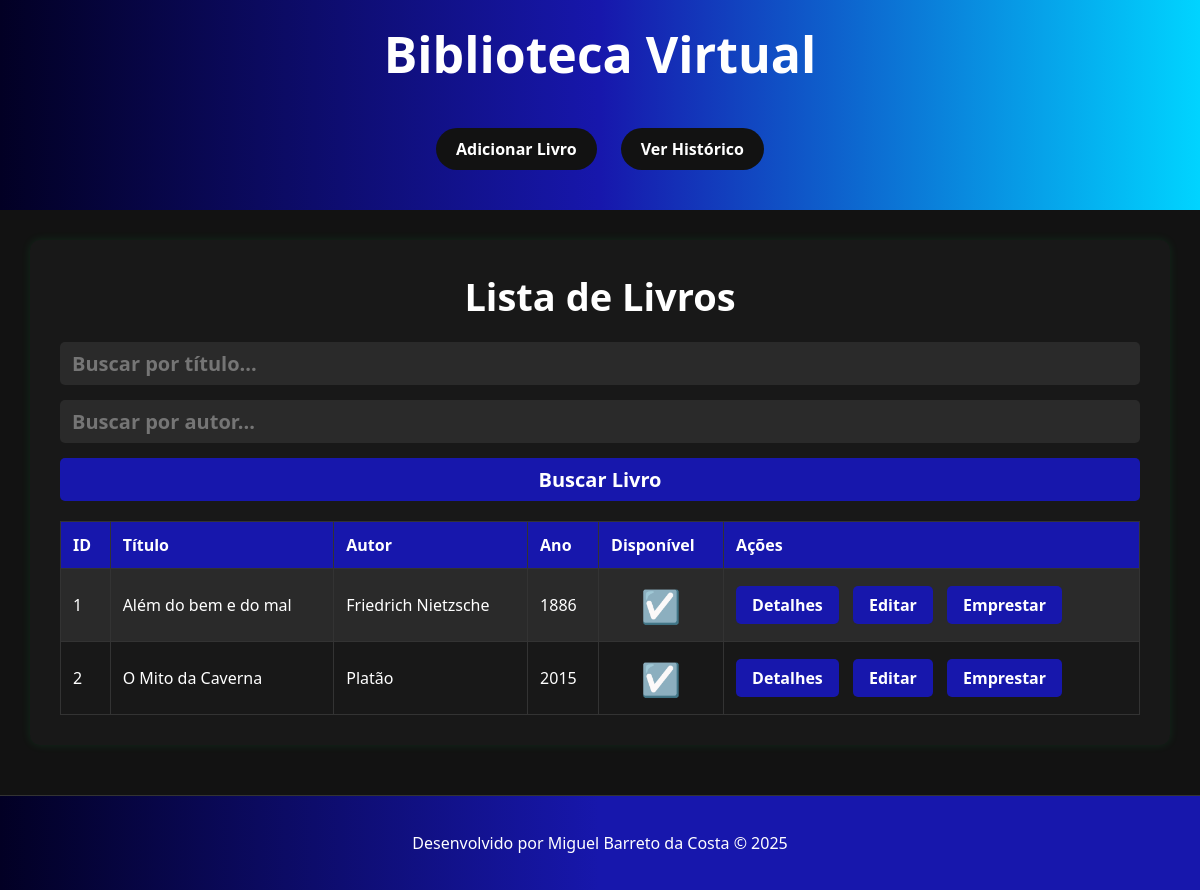
The app's page /, older data.
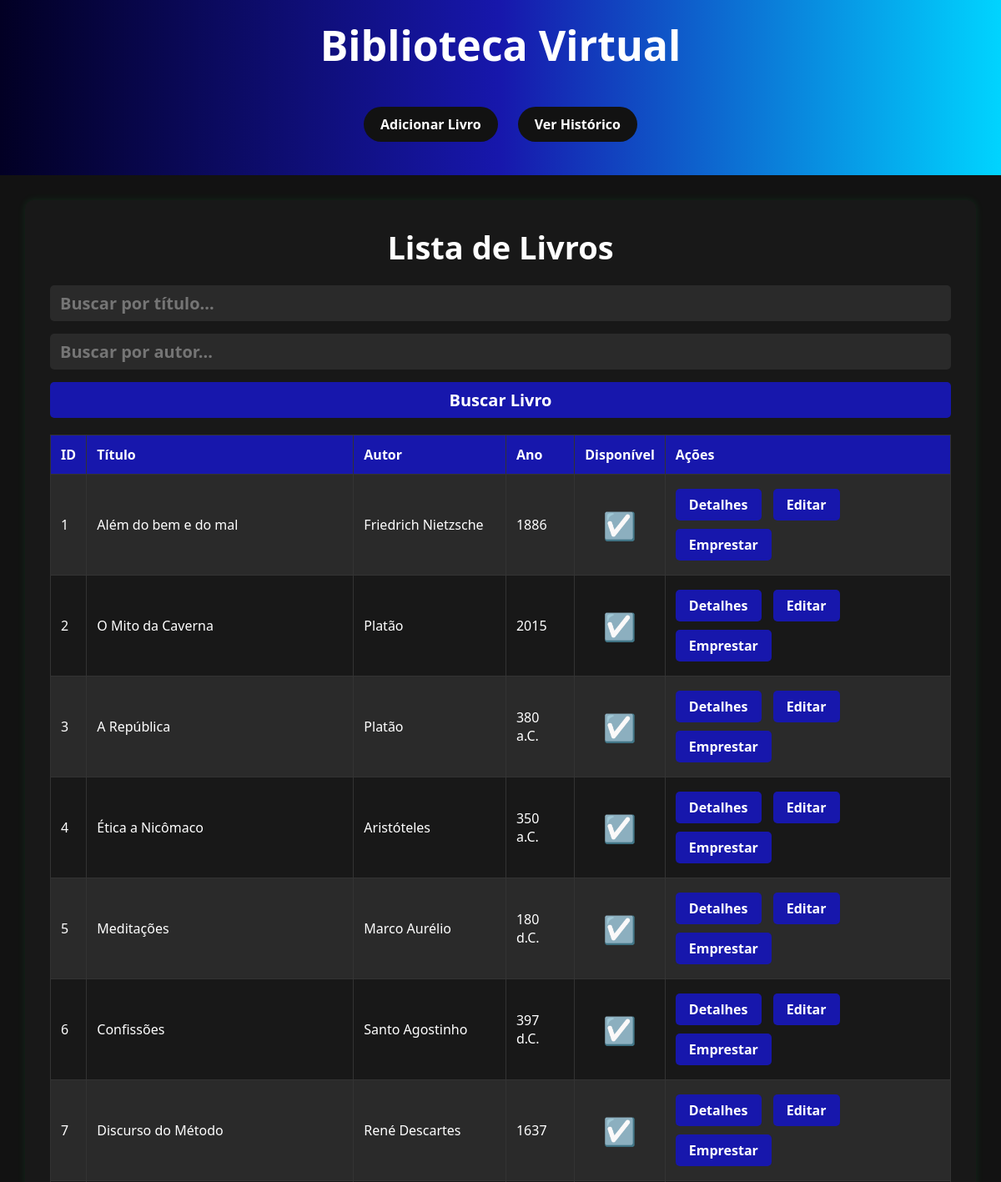
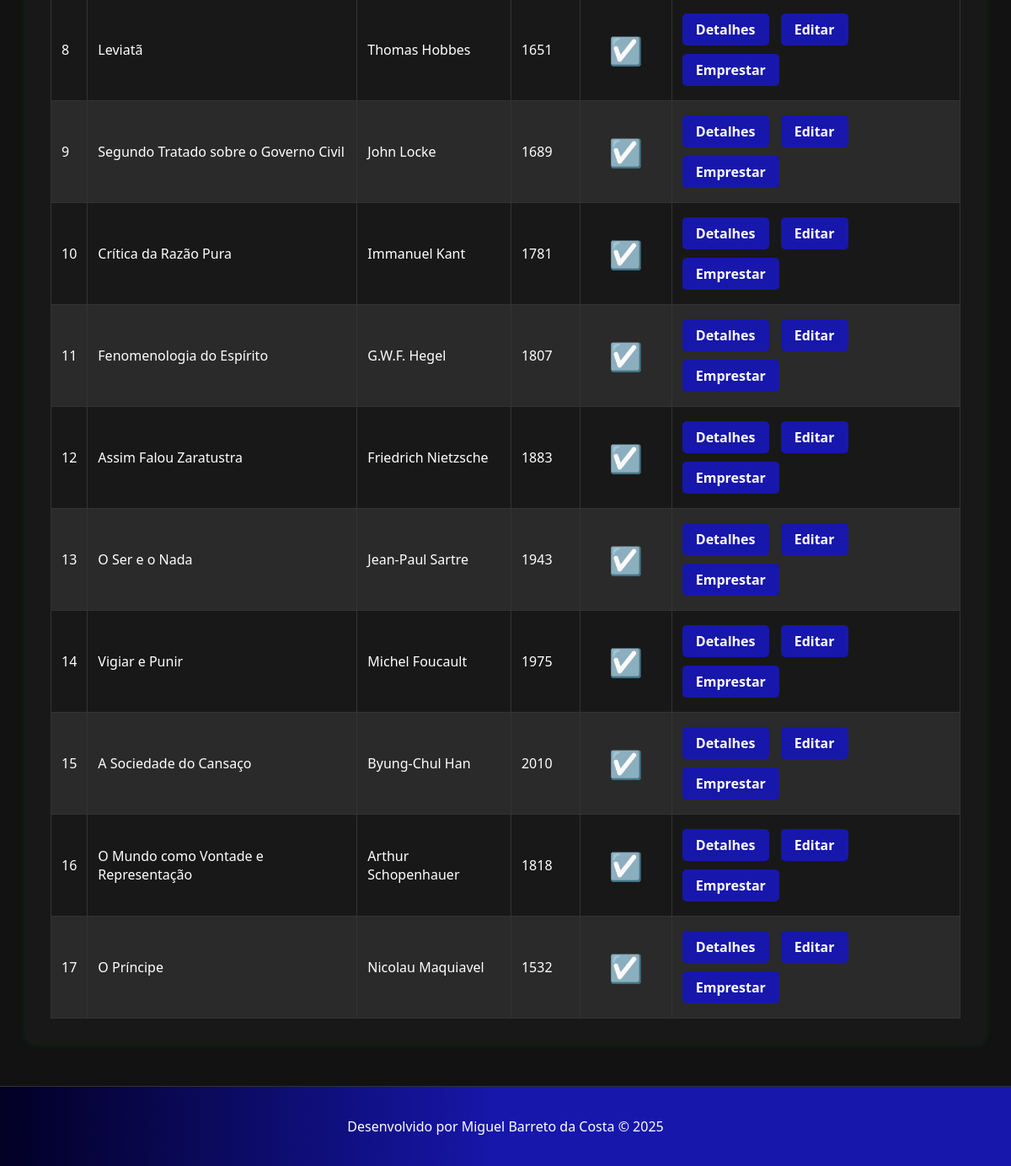
The same page, newer data (2 pictures, top to bottom).
### tables this page shows
CREATE TABLE livros (
            id INTEGER PRIMARY KEY AUTOINCREMENT,
            titulo TEXT NOT NULL,
            autor TEXT NOT NULL,
            ano TEXT NOT NULL,
            disponivel INTEGER NOT NULL DEFAULT 1
        );

### app.py (the view)
@app.route('/')
def index():
    titulo_busca = request.args.get('titulo', '').lower()
    autor_busca = request.args.get('autor', '').lower()
    conn = criar_conexao()
    cursor = conn.cursor()
    if titulo_busca or autor_busca:
        query = "SELECT * FROM livros WHERE 1=1"
        params = []
        if titulo_busca:
            query += " AND LOWER(titulo) LIKE ?"
            params.append(f"%{titulo_busca}%")
        if autor_busca:
            query += " AND LOWER(autor) LIKE ?"
            params.append(f"%{autor_busca}%")
        cursor.execute(query, params)
    else:
        cursor.execute("SELECT * FROM livros")
    livros = cursor.fetchall()
    conn.close()
    return render_template('index.html', livros=livros)

### db.py (called while the page is built)
def criar_conexao():
    return sqlite3.connect('biblioteca.db')

### templates/index.html (shortened to what this page needs)
{% extends "base.html" %}
{% block conteudo %}
<h2 class="titulo_2">Lista de Livros</h2>
<form action="{{ url_for('index') }}" method="get" class="search-form">
    <input type="text" name="titulo" placeholder="Buscar por título..." value="{{ request.args.get('titulo', '') }}">
    <input type="text" name="autor" placeholder="Buscar por autor..." value="{{ request.args.get('autor', '') }}">
    <button type="submit">Buscar Livro</button>
</form>
<table>
    <tr>
        <th>ID</th>
        <th>Título</th>
        <th>Autor</th>
        <th>Ano</th>
        <th>Disponível</th>
        <th>Ações</th>
    </tr>
    {% for livro in livros %}
    <tr>
        <td>{{ livro[0] }}</td>
        <td>{{ livro[1] }}</td>
        <td>{{ livro[2] }}</td>
        <td>{{ livro[3] }}</td>
        <td class="disponivel">{{ '☑️' if livro[4] else '❌' }}</td>
        <td>
            <a class="button-link" href="{{ url_for('detalhes', id=livro[0]) }}">Detalhes</a>
            <a class="button-link" href="{{ url_for('editar', id=livro[0]) }}">Editar</a>
            {% if livro[4] %}
            <a class="button-link" href="{{ url_for('emprestar_livro', id=livro[0]) }}">Emprestar</a>
            {% else %}
            <a class="button-link" href="{{ url_for('devolver_livro', id=livro[0]) }}">Devolver</a>
            {% endif %}
        </td>
    </tr>
    {% endfor %}
</table>
{% endblock %}

Row changes from the older to the newer data that the page shows:
added livros: id "3", titulo "A República", autor "Platão", ano "380 a.C.", disponivel "☑️"
added livros: id "4", titulo "Ética a Nicômaco", autor "Aristóteles", ano "350 a.C.", disponivel "☑️"
added livros: id "5", titulo "Meditações", autor "Marco Aurélio", ano "180 d.C.", disponivel "☑️"
added livros: id "6", titulo "Confissões", autor "Santo Agostinho", ano "397 d.C.", disponivel "☑️"
added livros: id "7", titulo "Discurso do Método", autor "René Descartes", ano "1637", disponivel "☑️"
added livros: id "8", titulo "Leviatã", autor "Thomas Hobbes", ano "1651", disponivel "☑️"
added livros: id "9", titulo "Segundo Tratado sobre o Governo Civil", autor "John Locke", ano "1689", disponivel "☑️"
added livros: id "10", titulo "Crítica da Razão Pura", autor "Immanuel Kant", ano "1781", disponivel "☑️"
added livros: id "11", titulo "Fenomenologia do Espírito", autor "G.W.F. Hegel", ano "1807", disponivel "☑️"
added livros: id "12", titulo "Assim Falou Zaratustra", autor "Friedrich Nietzsche", ano "1883", disponivel "☑️"
added livros: id "13", titulo "O Ser e o Nada", autor "Jean-Paul Sartre", ano "1943", disponivel "☑️"
added livros: id "14", titulo "Vigiar e Punir", autor "Michel Foucault", ano "1975", disponivel "☑️"
added livros: id "15", titulo "A Sociedade do Cansaço", autor "Byung-Chul Han", ano "2010", disponivel "☑️"
added livros: id "16", titulo "O Mundo como Vontade e Representação", autor "Arthur Schopenhauer", ano "1818", disponivel "☑️"
added livros: id "17", titulo "O Príncipe", autor "Nicolau Maquiavel", ano "1532", disponivel "☑️"
